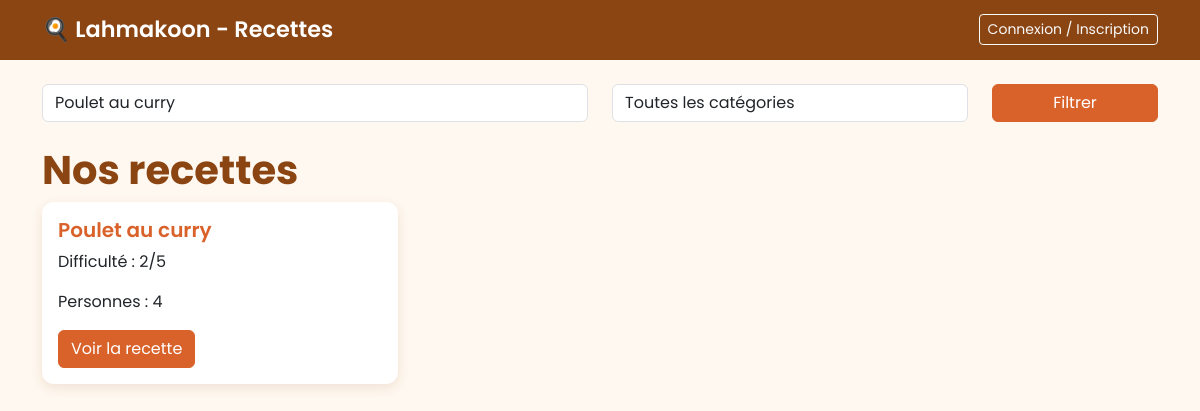
/projet/index.php?recherche=Poulet au curry, run on the app's committed database.
### tables this page shows
CREATE TABLE Recette
(
    r_id INTEGER PRIMARY KEY AUTO_INCREMENT,
    u_id INTEGER,
    c_id INTEGER,
    titre VARCHAR(128),
    descript TEXT,
    tps_prep INTEGER,
    tps_cuis INTEGER,
    nb_prsn INTEGER,
    diff INTEGER CHECK (diff BETWEEN 1 AND 5),

    FOREIGN KEY(u_id) REFERENCES Utilisateur(u_id),
    FOREIGN KEY(c_id) REFERENCES Categorie(c_id)
);

### projet/index.php (the view, shortened to what this page needs)
<?php
    require_once 'includes/connexion.php';
    $sql = 'SELECT r_id, titre, diff, nb_prsn FROM Recette WHERE 1=1';
    $params = [];
    if (!empty($_GET['recherche']))
    {
        $sql .= ' AND titre LIKE ?';
        $params[] = '%' . $_GET['recherche'] . '%';
    }
    $stmt = $pdo->prepare($sql);
    $stmt->execute($params);
    $recettes = $stmt->fetchAll();
?>
<!DOCTYPE html>
<html lang="fr">
<head>
    <link rel="stylesheet" href="https://cdn.jsdelivr.net/npm/bootstrap@5.3.0/dist/css/bootstrap.min.css">
    <link rel="stylesheet" href="assets/style.css">
</head>
<body>
    <?php require_once 'includes/navbar.php'; ?>
<div class="container mt-4">
    <form method="GET" action="index.php" class="row mb-4">
        <div class="col-md-6">
            <input type="text" name="recherche" class="form-control" placeholder="Rechercher une recette..." value="<?= htmlspecialchars($_GET['recherche'] ?? '') ?>">
        </div>
        <div class="col-md-4">
            <select name="categorie" class="form-control">
                <option value="">Toutes les catégories</option>
            </select>
        </div>
        <div class="col-md-2">
            <button type="submit" class="btn btn-primary w-100">Filtrer</button>
        </div>
    </form>
    <h1>Nos recettes</h1>
    <div class="row">
        <?php foreach ($recettes as $recette) : ?>
            <div class="col-md-4 mb-3">
                <div class="card">
                    <div class="card-body">
                        <h5 class="card-title"><?= htmlspecialchars($recette['titre']) ?></h5>
                        <p class="card-text">Difficulté : <?= $recette['diff'] ?>/5</p>
                        <p class="card-text">Personnes : <?= $recette['nb_prsn'] ?></p>
                        <a href="detail.php?id=<?= $recette['r_id'] ?>" class="btn btn-primary">Voir la recette</a>
                    </div>
                </div>
            </div>
        <?php endforeach; ?>
    </div>
</div>
</body>
</html>

### projet/assets/style.css (style rules this page uses)
body { background-color: #FFF8F0; color: #3D2B1F; font-family: 'Poppins', sans-serif; }
h1, h2, h3 { color: #8B4513; font-weight: 700; }
.card { border: none; border-radius: 12px; box-shadow: 0 4px 12px rgba(139, 69, 19, 0.12); transition: transform 0.2s ease, box-shadow 0.2s ease; }
.card-title { color: #D9622B; font-weight: 600; }
.btn-primary { background-color: #D9622B; border-color: #D9622B; }

### data on the page
recette: titre "Poulet au curry", diff "2", nb_prsn "4"
